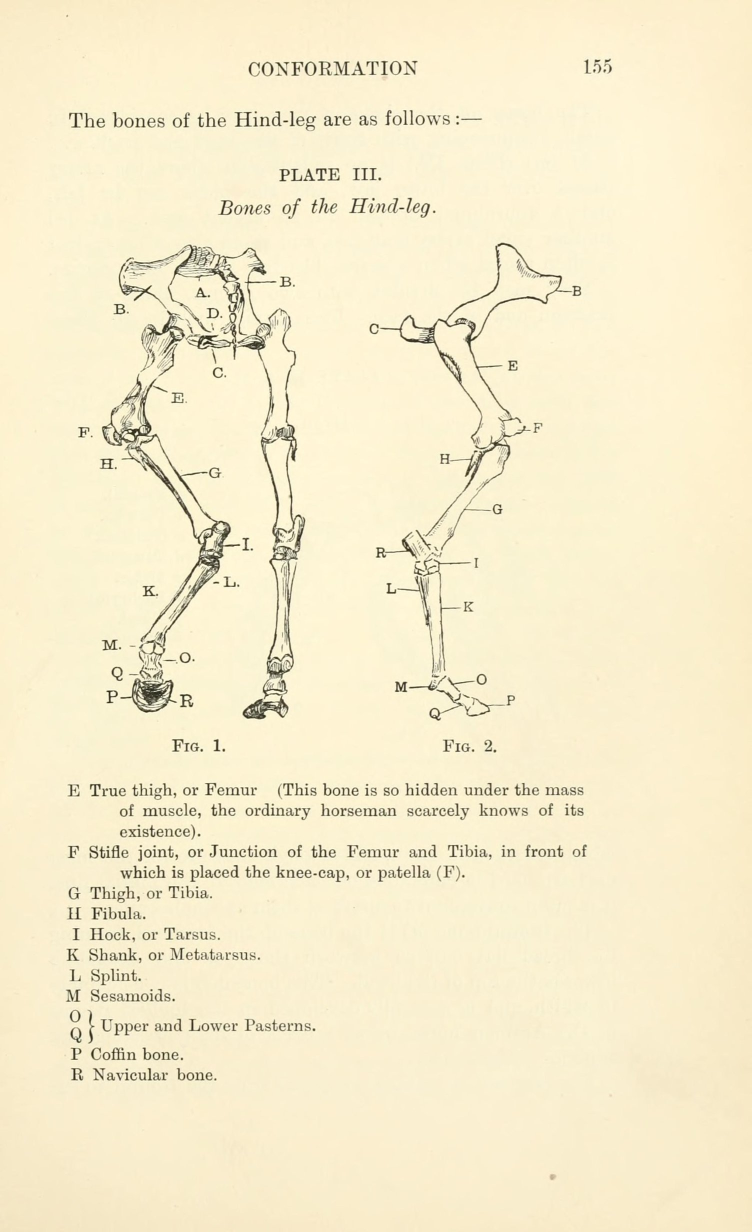
#> input picture img/quellen/meysey_thompson_p155.jpg, 1504 x 2464 px, found by its file name (shown at 1/2 size)
$ python hinterbein2_patch.py ../img/quellen/meysey_thompson_p155.jpg
#> lines starting #> are read from the running program, lines starting #| are printed output that depends on the picture
# Anatomie: Bildsatz "Hinterbein (Zeichnung)" – Meysey-Thompson, The Horse, S. 155, Plate III (BHL, gemeinfrei) mit Buchlegende. Idempotent. 02.11.2026
import re,sys,shutil,os
from PIL import Image
SRC='/mnt/user-data/attachments/84727e50-3613-58a1-bff4-1f3faf43c207/84eb61da-image.jpg'
Q='img/quellen/meysey_thompson_p155.jpg'
if not os.path.exists(Q): shutil.copy(SRC,Q)
im=Image.open(Q).convert('RGB');k=im.width/1221           # Koordinaten unten: Vorschau mit Breite 1221
#> further down, im is the input picture: PIL image 1504x2464 RGB; mean R, G, B 246.3, 236.3, 204.6
#> after `k = im.width / 1221`: k = 1.23
x0,y0,x1,y1=120,380,880,1225
c=im.crop((round(x0*k),round(y0*k),round(x1*k),round(y1*k)))
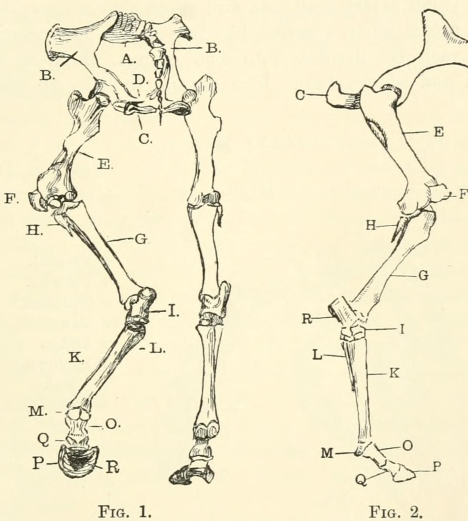
#> c: PIL image 936x1041 RGB (shown at 1/2 size); mean R, G, B 242, 233.9, 202.9
f=1200/(x1-x0);W=1200;H=round((y1-y0)*f)
c.resize((W,H),Image.LANCZOS).save('img/hinterbein_plate3.jpg',quality=86,optimize=True)
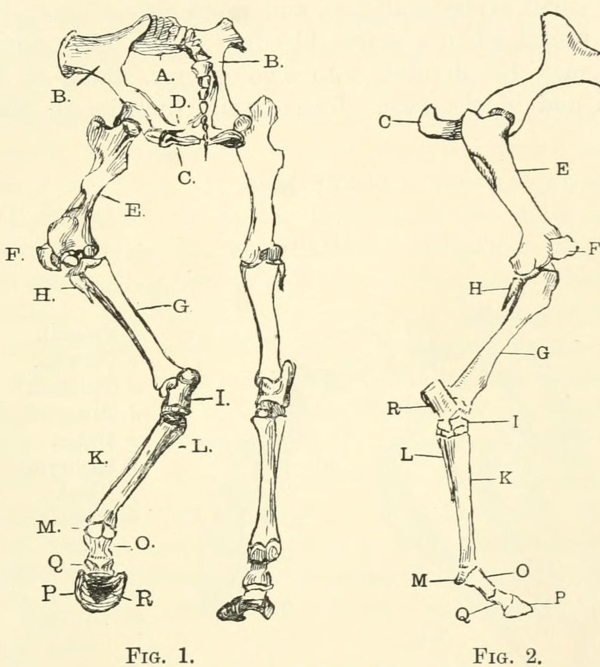
#> saved as hinterbein_plate3.jpg: PIL image 1200x1334 RGB (shown at 1/2 size); mean R, G, B 242, 233.9, 202.9
def pt(x,y):return round((x-x0)*f),round((y-y0)*f)
P=[
 ('of','Oberschenkelknochen','Femur (E)',pt(776,597),'Der kräftigste Knochen des Pferdes. Er liegt so tief unter der Muskulatur, dass ihn viele Reiter kaum kennen.','The strongest bone of the horse. It lies so deep under the muscles that many riders hardly know it.'),
 ('ks','Kniescheibe und Kniegelenk','Stifle joint and patella (F)',pt(826,697),'Das Kniegelenk liegt beim Pferd weit vorn oben in der Flanke. Davor sitzt die Kniescheibe. Sie kann einrasten, damit das Pferd im Stehen ruht.','The stifle lies far forward and high in the flank. The kneecap sits in front of it. It can lock so the horse rests while standing.'),
 ('sc','Schienbein','Tibia (G)',pt(752,828),'Der lange Knochen zwischen Kniegelenk und Sprunggelenk.','The long bone between stifle and hock.'),
 ('wb','Wadenbein','Fibula (H)',pt(765,742),'Beim Pferd nur ein dünner Rest neben dem Schienbein.','In the horse only a thin remnant beside the tibia.'),
 ('sp','Sprunggelenk','Hock (I)',pt(715,917),'Die „Ferse“ des Pferdes, weit oben am Bein. Sie federt und schiebt kräftig ab. Viele Lahmheiten der Hinterhand kommen von hier.','The horse\'s heel, high up the leg. It springs and pushes strongly. Many hind-leg lamenesses start here.'),
 ('rb','Röhrbein','Cannon bone (K)',pt(718,987),'Der lange, glatte Knochen unter dem Sprunggelenk.','The long smooth bone below the hock.'),
 ('gb','Griffelbein','Splint bone (L)',pt(690,957),'Der schmale Knochen, der seitlich am Röhrbein anliegt. Eine Verdickung heißt „Überbein“.','The slim bone that lies against the cannon bone. A swelling there is called a splint.'),
 ('gl','Gleichbeine','Sesamoids (M)',pt(705,1110),'Zwei kleine Knochen hinten am Fesselgelenk. Sie führen die Sehnen und fangen Druck ab.','Two small bones at the back of the fetlock. They guide the tendons and take pressure.'),
 ('fb','Fesselbein','Long pastern (O)',pt(738,1107),'Der Knochen zwischen Fesselgelenk und Kronbein.','The bone between fetlock joint and short pastern.'),
 ('kb','Kronbein','Short pastern (Q)',pt(745,1135),'Der kurze Knochen zwischen Fesselbein und Hufbein.','The short bone between long pastern and coffin bone.'),
 ('hb','Hufbein','Coffin bone (P)',pt(790,1147),'Der Knochen im Huf, ganz vom Horn umgeben. Er trägt das Gewicht des Pferdes mit.','The bone inside the hoof, completely enclosed by horn. It helps carry the horse\'s weight.')
]
def q(t):return "'"+t.replace("\\","\\\\").replace("'","\\'")+"'"
arr="const PZ=[\n"+",\n".join("['%s',%s,%s,%d,%d,%s,%s]"%(p[0],q(p[1]),q(p[2]),p[3][0],p[3][1],q(p[4]),q(p[5])) for p in P)+"\n];\n"
#> (the run stopped early here; a loop or call above may not have finished)
